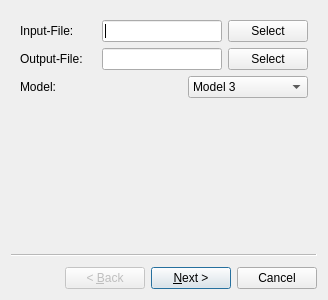
<?xml version="1.0" encoding="UTF-8"?>
<ui version="4.0">
 <class>Wizard</class>
 <widget class="QWizard" name="Wizard">
  <property name="geometry">
   <rect>
    <x>0</x>
    <y>0</y>
    <width>328</width>
    <height>300</height>
   </rect>
  </property>
  <property name="windowTitle">
   <string>Wizard</string>
  </property>
  <widget class="QWizardPage" name="wizardPage1">
   <layout class="QVBoxLayout" name="verticalLayout">
    <item>
     <layout class="QHBoxLayout" name="horizontalLayout_2">
      <item>
       <widget class="QLabel" name="labelInput">
        <property name="text">
         <string>Input-File:</string>
        </property>
       </widget>
      </item>
      <item>
       <spacer name="horizontalSpacer_11">
        <property name="orientation">
         <enum>Qt::Horizontal</enum>
        </property>
        <property name="sizeHint" stdset="0">
         <size>
          <width>40</width>
          <height>20</height>
         </size>
        </property>
       </spacer>
      </item>
      <item>
       <widget class="QLineEdit" name="lineEditInput">
        <property name="minimumSize">
         <size>
          <width>120</width>
          <height>0</height>
         </size>
        </property>
       </widget>
      </item>
      <item>
       <widget class="QPushButton" name="pushButtonInput">
        <property name="text">
         <string>Select</string>
        </property>
       </widget>
      </item>
     </layout>
    </item>
    <item>
     <layout class="QHBoxLayout" name="horizontalLayout">
      <item>
       <widget class="QLabel" name="label_3">
        <property name="text">
         <string>Output-File:</string>
        </property>
       </widget>
      </item>
      <item>
       <spacer name="horizontalSpacer_12">
        <property name="orientation">
         <enum>Qt::Horizontal</enum>
        </property>
        <property name="sizeHint" stdset="0">
         <size>
          <width>40</width>
          <height>20</height>
         </size>
        </property>
       </spacer>
      </item>
      <item>
       <widget class="QLineEdit" name="lineEditOutput">
        <property name="minimumSize">
         <size>
          <width>120</width>
          <height>0</height>
         </size>
        </property>
        <property name="text">
         <string/>
        </property>
       </widget>
      </item>
      <item>
       <widget class="QPushButton" name="pushButtonOutput">
        <property name="text">
         <string>Select</string>
        </property>
       </widget>
      </item>
     </layout>
    </item>
    <item>
     <layout class="QHBoxLayout" name="horizontalLayout_3">
      <item>
       <widget class="QLabel" name="labelControlProgram">
        <property name="text">
         <string>Model:</string>
        </property>
       </widget>
      </item>
      <item>
       <spacer name="horizontalSpacer">
        <property name="orientation">
         <enum>Qt::Horizontal</enum>
        </property>
        <property name="sizeHint" stdset="0">
         <size>
          <width>40</width>
          <height>20</height>
         </size>
        </property>
       </spacer>
      </item>
      <item>
       <widget class="QComboBox" name="comboBoxModel">
        <property name="minimumSize">
         <size>
          <width>120</width>
          <height>0</height>
         </size>
        </property>
        <item>
         <property name="text">
          <string>Model 3</string>
         </property>
        </item>
        <item>
         <property name="text">
          <string>Model 4</string>
         </property>
        </item>
       </widget>
      </item>
     </layout>
    </item>
   </layout>
  </widget>
  <widget class="QWizardPage" name="wizardPage2">
   <layout class="QVBoxLayout" name="verticalLayout_2">
    <item>
     <layout class="QHBoxLayout" name="horizontalLayout_4">
      <item>
       <widget class="QLabel" name="labelA">
        <property name="text">
         <string>A</string>
        </property>
       </widget>
      </item>
      <item>
       <spacer name="horizontalSpacer_4">
        <property name="orientation">
         <enum>Qt::Horizontal</enum>
        </property>
        <property name="sizeHint" stdset="0">
         <size>
          <width>40</width>
          <height>20</height>
         </size>
        </property>
       </spacer>
      </item>
      <item>
       <widget class="QComboBox" name="comboBoxA">
        <item>
         <property name="text">
          <string>1</string>
         </property>
        </item>
        <item>
         <property name="text">
          <string>2</string>
         </property>
        </item>
        <item>
         <property name="text">
          <string>3</string>
         </property>
        </item>
        <item>
         <property name="text">
          <string>4</string>
         </property>
        </item>
        <item>
         <property name="text">
          <string>5</string>
         </property>
        </item>
        <item>
         <property name="text">
          <string>6</string>
         </property>
        </item>
        <item>
         <property name="text">
          <string>7</string>
         </property>
        </item>
        <item>
         <property name="text">
          <string>8</string>
         </property>
        </item>
        <item>
         <property name="text">
          <string>9</string>
         </property>
        </item>
        <item>
         <property name="text">
          <string>10</string>
         </property>
        </item>
       </widget>
      </item>
     </layout>
    </item>
    <item>
     <layout class="QHBoxLayout" name="horizontalLayout_5">
      <item>
       <widget class="QLabel" name="labelB">
        <property name="text">
         <string>B</string>
        </property>
       </widget>
      </item>
      <item>
       <spacer name="horizontalSpacer_5">
        <property name="orientation">
         <enum>Qt::Horizontal</enum>
        </property>
        <property name="sizeHint" stdset="0">
         <size>
          <width>40</width>
          <height>20</height>
         </size>
        </property>
       </spacer>
      </item>
      <item>
       <widget class="QComboBox" name="comboBoxB">
        <item>
         <property name="text">
          <string>1</string>
         </property>
        </item>
        <item>
         <property name="text">
          <string>2</string>
         </property>
        </item>
        <item>
         <property name="text">
          <string>3</string>
         </property>
        </item>
        <item>
         <property name="text">
          <string>4</string>
         </property>
        </item>
        <item>
         <property name="text">
          <string>5</string>
         </property>
        </item>
        <item>
         <property name="text">
          <string>6</string>
         </property>
        </item>
        <item>
         <property name="text">
          <string>7</string>
         </property>
        </item>
        <item>
         <property name="text">
          <string>8</string>
         </property>
        </item>
        <item>
         <property name="text">
          <string>9</string>
         </property>
        </item>
        <item>
         <property name="text">
          <string>10</string>
         </property>
        </item>
       </widget>
      </item>
     </layout>
    </item>
    <item>
     <layout class="QHBoxLayout" name="horizontalLayout_6">
      <item>
       <widget class="QLabel" name="labelC">
        <property name="text">
         <string>C</string>
        </property>
       </widget>
      </item>
      <item>
       <spacer name="horizontalSpacer_6">
        <property name="orientation">
         <enum>Qt::Horizontal</enum>
        </property>
        <property name="sizeHint" stdset="0">
         <size>
          <width>40</width>
          <height>20</height>
         </size>
        </property>
       </spacer>
      </item>
      <item>
       <widget class="QComboBox" name="comboBoxC">
        <item>
         <property name="text">
          <string>1</string>
         </property>
        </item>
        <item>
         <property name="text">
          <string>2</string>
         </property>
        </item>
        <item>
         <property name="text">
          <string>3</string>
         </property>
        </item>
        <item>
         <property name="text">
          <string>4</string>
         </property>
        </item>
        <item>
         <property name="text">
          <string>5</string>
         </property>
        </item>
        <item>
         <property name="text">
          <string>6</string>
         </property>
        </item>
        <item>
         <property name="text">
          <string>7</string>
         </property>
        </item>
        <item>
         <property name="text">
          <string>8</string>
         </property>
        </item>
        <item>
         <property name="text">
          <string>9</string>
         </property>
        </item>
        <item>
         <property name="text">
          <string>10</string>
         </property>
        </item>
       </widget>
      </item>
     </layout>
    </item>
    <item>
     <layout class="QHBoxLayout" name="horizontalLayout_7">
      <item>
       <widget class="QLabel" name="labelD">
        <property name="text">
         <string>D</string>
        </property>
       </widget>
      </item>
      <item>
       <spacer name="horizontalSpacer_7">
        <property name="orientation">
         <enum>Qt::Horizontal</enum>
        </property>
        <property name="sizeHint" stdset="0">
         <size>
          <width>40</width>
          <height>20</height>
         </size>
        </property>
       </spacer>
      </item>
      <item>
       <widget class="QComboBox" name="comboBoxD">
        <item>
         <property name="text">
          <string>1</string>
         </property>
        </item>
        <item>
         <property name="text">
          <string>2</string>
         </property>
        </item>
        <item>
         <property name="text">
          <string>3</string>
         </property>
        </item>
        <item>
         <property name="text">
          <string>4</string>
         </property>
        </item>
        <item>
         <property name="text">
          <string>5</string>
         </property>
        </item>
        <item>
         <property name="text">
          <string>6</string>
         </property>
        </item>
        <item>
         <property name="text">
          <string>7</string>
         </property>
        </item>
        <item>
         <property name="text">
          <string>8</string>
         </property>
        </item>
        <item>
         <property name="text">
          <string>9</string>
         </property>
        </item>
        <item>
         <property name="text">
          <string>10</string>
         </property>
        </item>
       </widget>
      </item>
     </layout>
    </item>
    <item>
     <layout class="QHBoxLayout" name="horizontalLayout_8">
      <item>
       <widget class="QLabel" name="labelE">
        <property name="text">
         <string>E</string>
        </property>
       </widget>
      </item>
      <item>
       <spacer name="horizontalSpacer_8">
        <property name="orientation">
         <enum>Qt::Horizontal</enum>
        </property>
        <property name="sizeHint" stdset="0">
         <size>
          <width>40</width>
          <height>20</height>
         </size>
        </property>
       </spacer>
      </item>
      <item>
       <widget class="QComboBox" name="comboBoxE">
        <item>
         <property name="text">
          <string>1</string>
         </property>
        </item>
        <item>
         <property name="text">
          <string>2</string>
         </property>
        </item>
        <item>
         <property name="text">
          <string>3</string>
         </property>
        </item>
        <item>
         <property name="text">
          <string>4</string>
         </property>
        </item>
        <item>
         <property name="text">
          <string>5</string>
         </property>
        </item>
        <item>
         <property name="text">
          <string>6</string>
         </property>
        </item>
        <item>
         <property name="text">
          <string>7</string>
         </property>
        </item>
        <item>
         <property name="text">
          <string>8</string>
         </property>
        </item>
        <item>
         <property name="text">
          <string>9</string>
         </property>
        </item>
        <item>
         <property name="text">
          <string>10</string>
         </property>
        </item>
       </widget>
      </item>
     </layout>
    </item>
    <item>
     <layout class="QHBoxLayout" name="horizontalLayout_9">
      <item>
       <widget class="QLabel" name="labelF">
        <property name="text">
         <string>F</string>
        </property>
       </widget>
      </item>
      <item>
       <spacer name="horizontalSpacer_9">
        <property name="orientation">
         <enum>Qt::Horizontal</enum>
        </property>
        <property name="sizeHint" stdset="0">
         <size>
          <width>40</width>
          <height>20</height>
         </size>
        </property>
       </spacer>
      </item>
      <item>
       <widget class="QComboBox" name="comboBoxF">
        <item>
         <property name="text">
          <string>1</string>
         </property>
        </item>
        <item>
         <property name="text">
          <string>2</string>
         </property>
        </item>
        <item>
         <property name="text">
          <string>3</string>
         </property>
        </item>
        <item>
         <property name="text">
          <string>4</string>
         </property>
        </item>
        <item>
         <property name="text">
          <string>5</string>
         </property>
        </item>
        <item>
         <property name="text">
          <string>6</string>
         </property>
        </item>
        <item>
         <property name="text">
          <string>7</string>
         </property>
        </item>
        <item>
         <property name="text">
          <string>8</string>
         </property>
        </item>
        <item>
         <property name="text">
          <string>9</string>
         </property>
        </item>
        <item>
         <property name="text">
          <string>10</string>
         </property>
        </item>
       </widget>
      </item>
     </layout>
    </item>
    <item>
     <layout class="QHBoxLayout" name="horizontalLayout_10">
      <item>
       <widget class="QLabel" name="label">
        <property name="text">
         <string>Time step (hours):</string>
        </property>
       </widget>
      </item>
      <item>
       <spacer name="horizontalSpacer_10">
        <property name="orientation">
         <enum>Qt::Horizontal</enum>
        </property>
        <property name="sizeHint" stdset="0">
         <size>
          <width>40</width>
          <height>20</height>
         </size>
        </property>
       </spacer>
      </item>
      <item>
       <widget class="QSpinBox" name="spinBoxTimeStep"/>
      </item>
     </layout>
    </item>
   </layout>
  </widget>
 </widget>
 <resources/>
 <connections/>
</ui>
